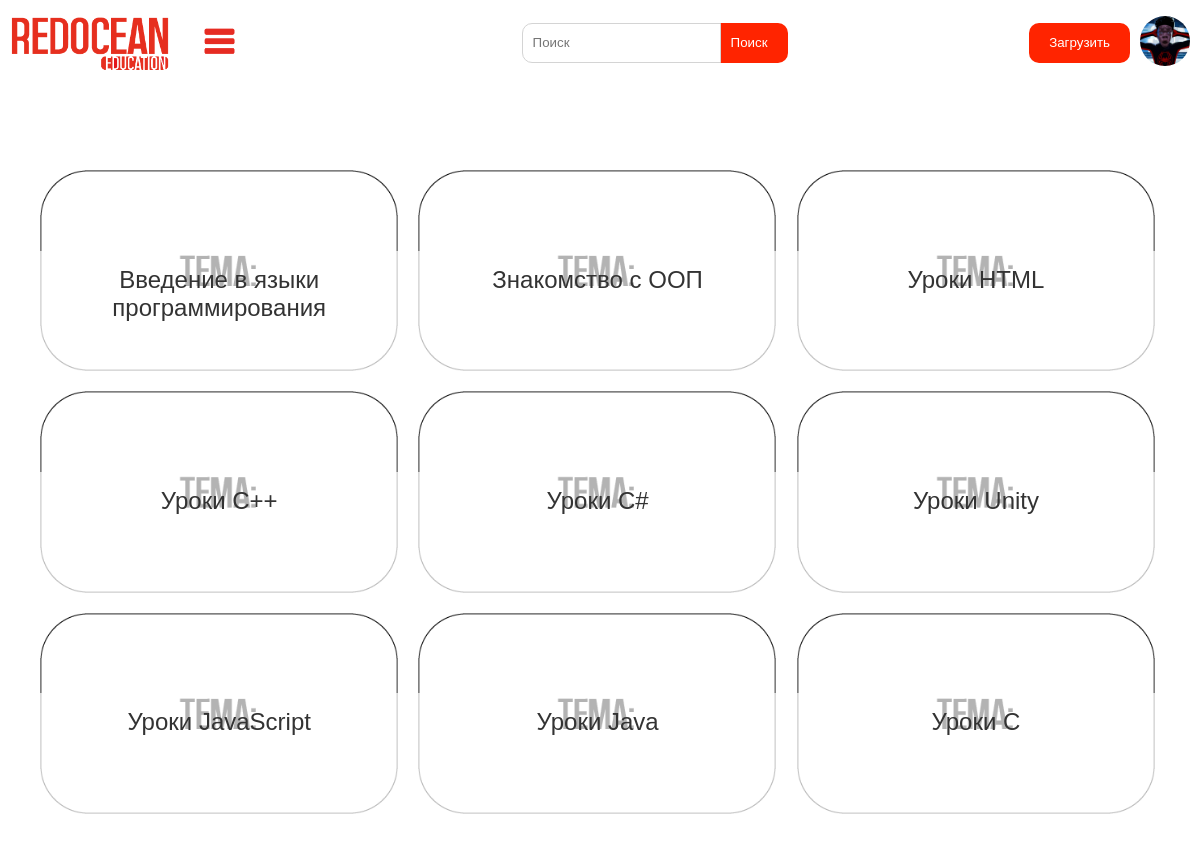
Screenshot of /themes.php with the database file from the repository.
### tables this page shows
CREATE TABLE themes_video (
  id_themes_video int(11) NOT NULL AUTO_INCREMENT,
  name_themes varchar(255) NOT NULL,
  PRIMARY KEY (id_themes_video)
);

### themes.php (the view, shortened to what this page needs)
<?php
$host = 'localhost';
$dbname = 'web-player';
$username = 'root';
$password = '';
try {
    $pdo = new PDO("mysql:host=$host;dbname=$dbname", $username, $password);
    $pdo->setAttribute(PDO::ATTR_ERRMODE, PDO::ERRMODE_EXCEPTION);
} catch (PDOException $e) {
    echo "Ошибка подключения: " . $e->getMessage();
    exit();
}
$query = "SELECT id_themes_video,name_themes FROM themes_video";
$stmt = $pdo->query($query);
?>
<!DOCTYPE html>
<html lang="ru">
<head>
    <link rel="stylesheet" href="css/header.css">
</head>
<body>
    <?php include("include/header.php"); ?>
    <section class="video-list">
        <?php
        if ($stmt->rowCount() > 0) {
            while ($row = $stmt->fetch(PDO::FETCH_ASSOC)) {
                echo "<div class='video'>
            <div class='video-container'>
                <a href='index?themes={$row['id_themes_video']}'>
                    <img src='video/themes.png' alt='Превью видео'>
                    <div class='video-info'>
                        <div class='video-title'>{$row['name_themes']}</div>
                    </div>
                </a>
            </div>
        </div>";
            }
        }
        ?>
    </section>
</body>
</html>

### css/header.css (style rules this page uses)
body { margin: 0; font-family: Arial, sans-serif; height: 100%; margin-top: 100px; }
.video-container { display: flex; flex-wrap: wrap; }

### themes.php (style rules this page uses)
body, html { height: 100%; margin: 0; font-family: Arial, sans-serif; padding: 20px; }
.video-list { display: flex; flex-wrap: wrap; gap: 20px; justify-content: flex-start; margin-top: 30px; }
.video { background: #fff; width: 24%; overflow: hidden; position: relative; }
.video-container { position: relative; width: 100%; border-radius: 25px; overflow: hidden; }
.video img { width: 100%; height: auto; display: block; border-radius: 25px; aspect-ratio: 16/9; }
.video .video-info { padding: 15px; position: absolute; top: 40%; left: 0; height: 100%; width: 100%; background-color: rgba(255, 255, 255, 0.7); padding: 15px; box-sizing: border-box; }
.video .video-title { font-size: 1.0vw; color: #333; margin-bottom: 5px; font-family: 'Gill Sans', 'Gill Sans MT', Calibri, 'Trebuchet MS', sans-serif; font: 'Roboto'; display: -webkit-box; -webkit-line-clamp: 2; -webkit-box-orient: vertical; overflow: hidden; box-sizing: border-box; text-align: center; }
.video-list a { text-decoration: none; color: #333; display: block; }
@media screen and (max-width:1595px) { .video { width: 32%; } }
@media screen and (max-width:1595px) { .video .video-title { font-size: 2vw; } }

### rows the page displays
themes_video: name_themes "Введение в языки программирования"
themes_video: name_themes "Знакомство с ООП"
themes_video: name_themes "Уроки HTML"
themes_video: name_themes "Уроки C++"
themes_video: name_themes "Уроки C#"
themes_video: name_themes "Уроки Unity"
themes_video: name_themes "Уроки JavaScript"
themes_video: name_themes "Уроки Java"
themes_video: name_themes "Уроки C"
